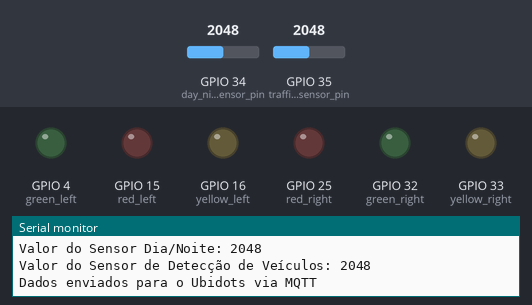
A sketch run on a simulated ESP32. Shown: output pins drawn as LEDs (lit = HIGH), the last lines printed to the serial monitor. Dashed ring = blinking. Inputs (shaded band) come from the test bench; at power-on: GPIO 34 (day_night_sensor_pin) = 2048, GPIO 35 (traffic_light_sensor_pin) = 2048. WiFi joins after 1.5 s; servers stay silent unless stated; no MQTT or app messages arrive unless stated.

Above: at 2.7 s.
2.8 s: GPIO 34 (day_night_sensor_pin) set to 1930
At 5.6 s:
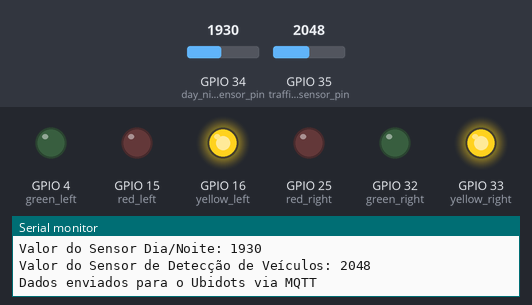
5.8 s: GPIO 34 (day_night_sensor_pin) set to 2040
At 7.7 s:
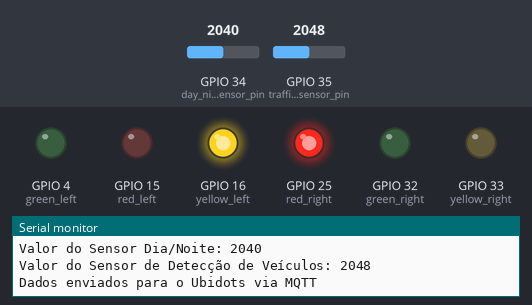
8.8 s: GPIO 34 (day_night_sensor_pin) set to 60
At 11.6 s:
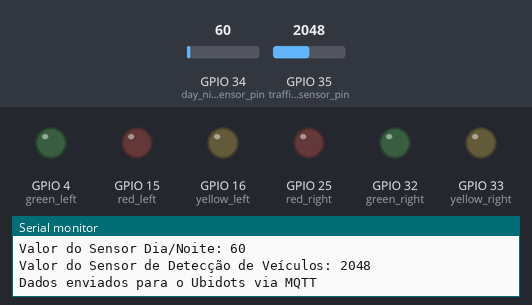
11.8 s: GPIO 34 (day_night_sensor_pin) set to 2047
At 14.5 s:
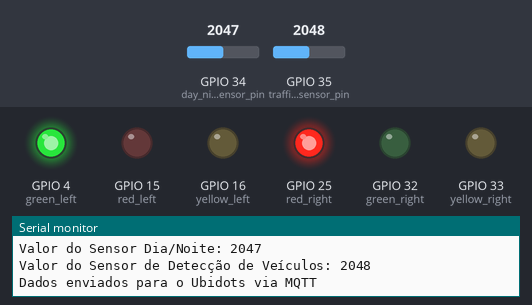
14.8 s: GPIO 34 (day_night_sensor_pin) set to 1960
At 15.9 s:
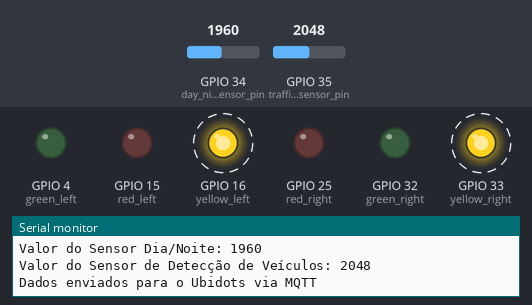
Timing chart, 0 to 21.8 s (numbered marks = the images above; inputs shaded):
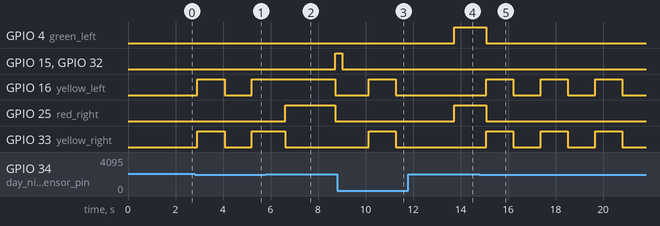

Measured:
- the behaviour switches between 2001 and 2000 on GPIO 34 (day_night_sensor_pin) (found by bisection; images 0 and 1)
- after the input at 2.8 s, GPIO 16 (yellow_left), GPIO 33 (yellow_right): LOW → HIGH after 0.12 s, → LOW 1.1 s later, → HIGH 1.1 s later
- after the input at 5.8 s, GPIO 15 (red_left), GPIO 32 (green_right): LOW → HIGH after 2.9 s; GPIO 25 (red_right): LOW → HIGH after 0.81 s, → LOW 2.1 s later
- after the input at 8.8 s, GPIO 15 (red_left), GPIO 32 (green_right): HIGH → LOW after 0.21 s; GPIO 16 (yellow_left), GPIO 33 (yellow_right): LOW → HIGH after 1.3 s, → LOW 1.1 s later
- after the input at 11.8 s, GPIO 4 (green_left), GPIO 25 (red_right): LOW → HIGH after 1.9 s; GPIO 16 (yellow_left), GPIO 33 (yellow_right): stays LOW (without the input it goes to HIGH after 0.61 s)
- after the input at 14.8 s, GPIO 4 (green_left): HIGH → LOW after 0.27 s instead of 4.0 s; GPIO 15 (red_left), GPIO 32 (green_right): stays LOW (without the input it goes to HIGH after 6.1 s); GPIO 25 (red_right): HIGH → LOW after 0.27 s instead of 6.1 s; GPIO 33 (yellow_right): alternates HIGH for 1.1 s and LOW for 1.1 s, starting after 0.27 s

The sketch:

sketch.ino
```cpp
#include <Wire.h>
#include <WiFi.h>
#include <PubSubClient.h>

// Definição dos pinos para os LEDs
// Semáforo da direita
const uint8_t red_right = 25;
const uint8_t yellow_right = 33;
const uint8_t green_right = 32;

// Semáforo da esquerda
const uint8_t red_left = 15;
const uint8_t yellow_left = 16; // Alterado de 2 para 16
const uint8_t green_left = 4;   // Alterado de 0 para 4

// Pinos dos sensores
const uint8_t day_night_sensor_pin = 34;     // LDR para detecção de dia/noite
const uint8_t traffic_light_sensor_pin = 35; // LDR para detecção de veículos

// Limiares
const int threshold_day_night = 2000; // Ajustar com base em testes (valor maior indica dia)
const int threshold_vehicle_detected = 100; // Ajustar com base em testes (valor menor indica veículo detectado)

// Variáveis de temporização
unsigned long lastUpdateTime = 0;
int trafficLightState = 0; // 0: verde, 1: amarelo, 2: vermelho

unsigned long lastFlashTime = 0;
bool yellowOn = false;

// Durações em milissegundos
const unsigned long greenDuration = 5000;  // 5 segundos
const unsigned long yellowDuration = 2000; // 2 segundos
const unsigned long redDuration = 5000;    // 5 segundos

// Detalhes da conexão Wi-Fi
const char* ssid = "Inteli.Iot";
const char* password = "@Intelix10T#";

// Configurações MQTT Ubidots
const char* mqtt_server = "industrial.api.ubidots.com";
const int mqtt_port = 1883;
const char* mqtt_token = "BBUS-cFNi57frlHNpqzlbQrWTq4GzouX5mA"; // Substitua pelo seu token real
const char* client_id = "esp32_t12_g04";

// Tópicos MQTT
const char* topic_modo_noturno = "/v1.6/devices/semaforo/modo_noturno";
const char* topic_ldr = "/v1.6/devices/esp32_t12_g04/ldr_valor";
const char* topic_vehicle = "/v1.6/devices/semaforo/vehicle_detection";

WiFiClient espClient;
PubSubClient client(espClient);

// Função para leitura filtrada dos sensores
int readSensor(int pin) {
  int total = 0;
  const int samples = 10;
  for (int i = 0; i < samples; i++) {
    total += analogRead(pin);
    delay(5);
  }
  return total / samples;
}

void setup_wifi() {
  delay(10);
  Serial.println();
  Serial.print("Conectando-se à ");
  Serial.println(ssid);

  WiFi.begin(ssid, password);
  unsigned long wifiStartTime = millis();
  while (WiFi.status() != WL_CONNECTED && millis() - wifiStartTime < 10000) { // Timeout de 10 segundos
    delay(500);
    Serial.print(".");
  }

  if (WiFi.status() == WL_CONNECTED) {
    Serial.println();
    Serial.println("Wi-Fi conectado");
    Serial.print("Endereço IP: ");
    Serial.println(WiFi.localIP());
  } else {
    Serial.println();
    Serial.println("Falha ao conectar ao Wi-Fi");
    // Implementar lógica de falha conforme necessário
  }
}

void reconnect() {
  // Loop até reconectar
  while (!client.connected()) {
    Serial.print("Tentando conectar ao MQTT...");
    // Tenta conectar
    if (client.connect(client_id, mqtt_token, "")) {
      Serial.println("Conectado!");
      // Se houver tópicos para subscrever, faça aqui
      // client.subscribe("algum/topico");
    } else {
      Serial.print("Falha, rc=");
      Serial.print(client.state());
      Serial.println(" tentando novamente em 5 segundos");
      // Espera 5 segundos antes de tentar novamente
      delay(5000);
    }
  }
}

void setup() {
  Serial.begin(9600);

  // Configurar pinos dos LEDs como saída
  pinMode(red_right, OUTPUT);
  pinMode(yellow_right, OUTPUT);
  pinMode(green_right, OUTPUT);

  pinMode(red_left, OUTPUT);
  pinMode(yellow_left, OUTPUT);
  pinMode(green_left, OUTPUT);

  // Configurar pinos dos sensores como entrada
  pinMode(day_night_sensor_pin, INPUT);
  pinMode(traffic_light_sensor_pin, INPUT);

  // Inicializar conexão Wi-Fi
  setup_wifi();

  // Configurar cliente MQTT
  client.setServer(mqtt_server, mqtt_port);
  // Se precisar de callbacks, defina aqui
  // client.setCallback(callback);

  // Inicializar temporização
  lastUpdateTime = millis();
  lastFlashTime = millis();
}

void loop() {
  if (!client.connected()) {
    reconnect();
  }
  client.loop();

  // Ler valores dos sensores com filtragem
  int dayNightValue = readSensor(day_night_sensor_pin);
  int trafficLightValue = readSensor(traffic_light_sensor_pin);

  Serial.print("Valor do Sensor Dia/Noite: ");
  Serial.println(dayNightValue);

  Serial.print("Valor do Sensor de Detecção de Veículos: ");
  Serial.println(trafficLightValue);

  // Determinar modo dia/noite
  if (dayNightValue > threshold_day_night) {
    // Modo dia
    normalTrafficLightSequence();
  } else {
    // Modo noite
    nightModeSequence();
  }

  // Enviar dados para o Ubidots via MQTT
  sendToUbidots(dayNightValue, trafficLightValue);

  // Atualizar sem usar delay()
  // Aqui você pode adicionar outras tarefas não bloqueantes
}

void normalTrafficLightSequence() {
  unsigned long currentTime = millis();
  unsigned long elapsedTime = currentTime - lastUpdateTime;

  // Ler o sensor de detecção de veículos com filtragem
  int trafficLightValue = readSensor(traffic_light_sensor_pin);
  bool vehicleDetected = trafficLightValue < threshold_vehicle_detected;

  switch (trafficLightState) {
    case 0: // Sinal verde
      if (elapsedTime >= greenDuration) {
        // Mudar para o estado amarelo
        setTrafficLightState(1);
        lastUpdateTime = currentTime;
      } else if (vehicleDetected) {
        // Opcionalmente, estender a duração do sinal verde
        // lastUpdateTime = currentTime; // Descomente esta linha para estender o sinal verde
      }
      break;
    case 1: // Sinal amarelo
      if (elapsedTime >= yellowDuration) {
        // Mudar para o estado vermelho
        setTrafficLightState(2);
        lastUpdateTime = currentTime;
      }
      break;
    case 2: // Sinal vermelho
      if (elapsedTime >= redDuration) {
        // Mudar para o estado verde
        setTrafficLightState(0);
        lastUpdateTime = currentTime;
      }
      break;
  }
}

void setTrafficLightState(int state) {
  trafficLightState = state;
  switch(state) {
    case 0: // Sinal verde no esquerdo, vermelho no direito
      // Semáforo esquerdo
      digitalWrite(green_left, HIGH);
      digitalWrite(yellow_left, LOW);
      digitalWrite(red_left, LOW);
      // Semáforo direito
      digitalWrite(green_right, LOW);
      digitalWrite(yellow_right, LOW);
      digitalWrite(red_right, HIGH);
      break;
    case 1: // Sinal amarelo no esquerdo, vermelho no direito
      // Semáforo esquerdo
      digitalWrite(green_left, LOW);
      digitalWrite(yellow_left, HIGH);
      digitalWrite(red_left, LOW);
      // Semáforo direito
      digitalWrite(green_right, LOW);
      digitalWrite(yellow_right, LOW);
      digitalWrite(red_right, HIGH);
      break;
    case 2: // Sinal vermelho no esquerdo, verde no direito
      // Semáforo esquerdo
      digitalWrite(green_left, LOW);
      digitalWrite(yellow_left, LOW);
      digitalWrite(red_left, HIGH);
      // Semáforo direito
      digitalWrite(green_right, HIGH);
      digitalWrite(yellow_right, LOW);
      digitalWrite(red_right, LOW);
      break;
  }
}

void nightModeSequence() {
  unsigned long currentTime = millis();
  if (currentTime - lastFlashTime >= 1000) { // Piscar a cada segundo
    lastFlashTime = currentTime;
    yellowOn = !yellowOn;
    if (yellowOn) {
      // Acender luzes amarelas
      // Semáforo esquerdo
      digitalWrite(green_left, LOW);
      digitalWrite(yellow_left, HIGH);
      digitalWrite(red_left, LOW);
      // Semáforo direito
      digitalWrite(green_right, LOW);
      digitalWrite(yellow_right, HIGH);
      digitalWrite(red_right, LOW);
    } else {
      // Apagar todas as luzes
      // Semáforo esquerdo
      digitalWrite(green_left, LOW);
      digitalWrite(yellow_left, LOW);
      digitalWrite(red_left, LOW);
      // Semáforo direito
      digitalWrite(green_right, LOW);
      digitalWrite(yellow_right, LOW);
      digitalWrite(red_right, LOW);
    }
  }
}

void sendToUbidots(int dayNightValue, int trafficLightValue) {
  if (client.connected()) {
    // Publicar modo noturno
    String modoNoturno = (dayNightValue > threshold_day_night) ? "dia" : "noite";
    if (modoNoturno == "noite") {
      client.publish(topic_modo_noturno, "1", true); // 1 para modo noturno
    } else {
      client.publish(topic_modo_noturno, "0", true); // 0 para modo diurno
    }

    // Publicar valor do LDR (luminosidade)
    String luminosidade = String(dayNightValue);
    client.publish(topic_ldr, luminosidade.c_str(), true);

    // Publicar valor da detecção de veículo
    String veiculo = String(trafficLightValue);
    client.publish(topic_vehicle, veiculo.c_str(), true);

    Serial.println("Dados enviados para o Ubidots via MQTT");
  } else {
    Serial.println("Falha na conexão MQTT");
  }
}
```
